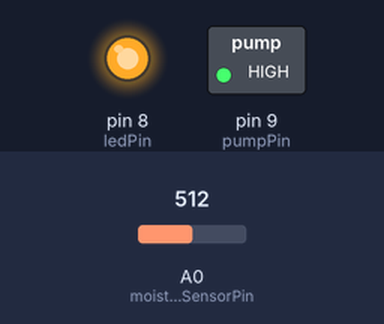
This sketch was run on a simulated Arduino Uno, built with avr-gcc and run on an emulated ATmega328P. On the bench: switched loads named in the sketch (green lamp = pin HIGH), output pins drawn as LEDs (lit = HIGH). Inputs (shaded band) come from the test bench; at power-on: A0 (moistureSensorPin) = 512. What the sketch prints to the serial monitor is not drawn.

Above: at 1.8 s.
1.9 s: A0 (moistureSensorPin) set to 492
At 2.7 s:
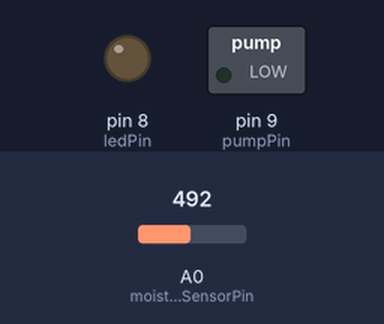
3.5 s: A0 (moistureSensorPin) set to 510
At 4.4 s:
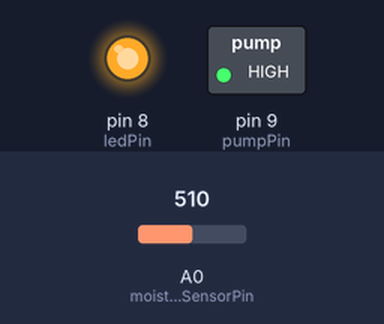
5.5 s: A0 (moistureSensorPin) set to 490
At 7.3 s:
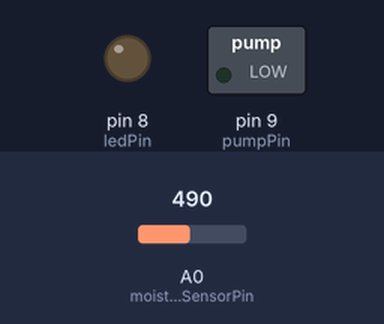
Timing chart, 0 to 8.8 s (numbered marks = the images above; inputs shaded):
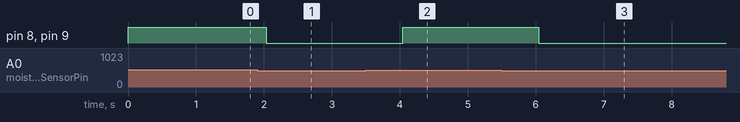

Measured:
- the behaviour switches between 501 and 500 on A0 (moistureSensorPin) (found by bisection; images 0 and 1)
- after the input at 1.9 s, pin 8 (ledPin), pin 9 (pumpPin): HIGH → LOW after 0.14 s
- after the input at 3.5 s, pin 8 (ledPin), pin 9 (pumpPin): LOW → HIGH after 0.54 s
- after the input at 5.5 s, pin 8 (ledPin), pin 9 (pumpPin): HIGH → LOW after 0.54 s

The sketch:

soil_moisture_sensor.ino
```cpp
// Day 9: Soil Moisture Sensor – Smart Irrigation
// Developed for Arduino Explorer: 30 Days, 30 Sensors

const int moistureSensorPin = A0;  // Analog pin connected to soil moisture sensor
const int ledPin = 8;              // LED for dry soil indication
const int pumpPin = 9;             // Pump relay control pin
int moistureValue = 0;             // Variable to store sensor reading
int moistureThreshold = 500;       // Threshold value for dry/wet soil (adjustable)

void setup() {
  Serial.begin(9600);              // Start Serial Monitor
  pinMode(ledPin, OUTPUT);         // LED pin as output
  pinMode(pumpPin, OUTPUT);        // Pump relay pin as output

  Serial.println("Soil Moisture Sensor Monitoring Started...");
}

void loop() {
  moistureValue = analogRead(moistureSensorPin); // Read sensor value
  Serial.print("Soil Moisture Value: ");
  Serial.println(moistureValue);

  // Check if soil is dry
  if (moistureValue > moistureThreshold) {
    digitalWrite(ledPin, HIGH);    // Turn on LED
    digitalWrite(pumpPin, HIGH);   // Turn on pump
    Serial.println("🌱 Soil is dry! Pump ON.");
  } else {
    digitalWrite(ledPin, LOW);     // Turn off LED
    digitalWrite(pumpPin, LOW);    // Turn off pump
    Serial.println("💧 Soil moisture sufficient. Pump OFF.");
  }

  delay(1000); // 1-second delay before next reading
}
```
